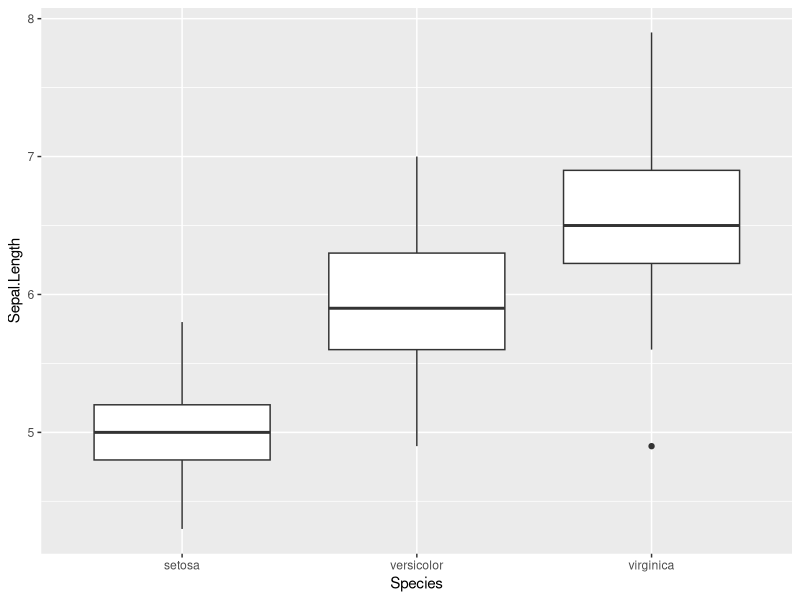
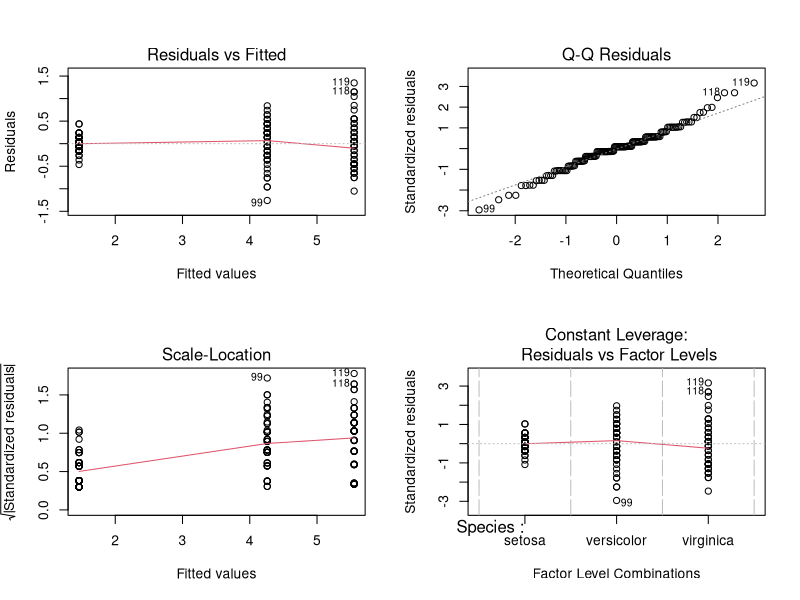
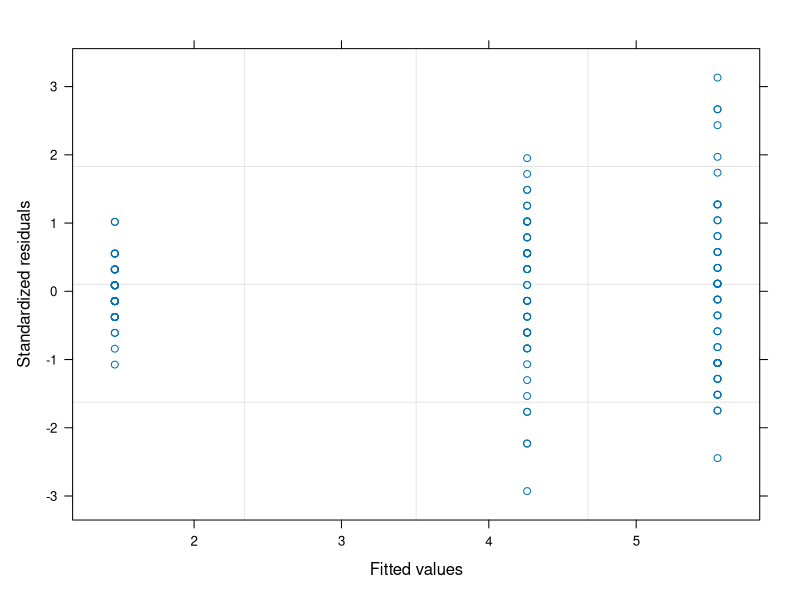

Source code (R) for these figures, in order:
## ---- chunk 1
knitr::opts_chunk$set(echo = TRUE)
## ---- chunk 2
library(tidyverse)
library(nlme)
## ---- chunk 3
ggplot(iris, aes( x = Species, y = Sepal.Length)) +
  geom_boxplot()
## ---- chunk 4
iris %>% 
    group_by(Species) %>% 
  summarise(var = var(Sepal.Length))
## ---- chunk 5
iris.df <- lm(Petal.Length ~ Species, data = iris)
anova(iris.df)

par(mfrow=c(2,2))  
plot(iris.df)

## ---- chunk 6
iris_gls.df <- gls(Petal.Length ~ Species, data = iris)
anova(iris_gls.df)

par(mfrow=c(2,2))  
plot(iris_gls.df)
## ---- chunk 7
#Why does this not work?
iris_gls1.df <- gls(Petal.Length ~ Species, data = iris, weights = varIdent(form = ~ 1|Species))

## ---- chunk 8


anova(iris_gls.df, iris_gls1.df)


